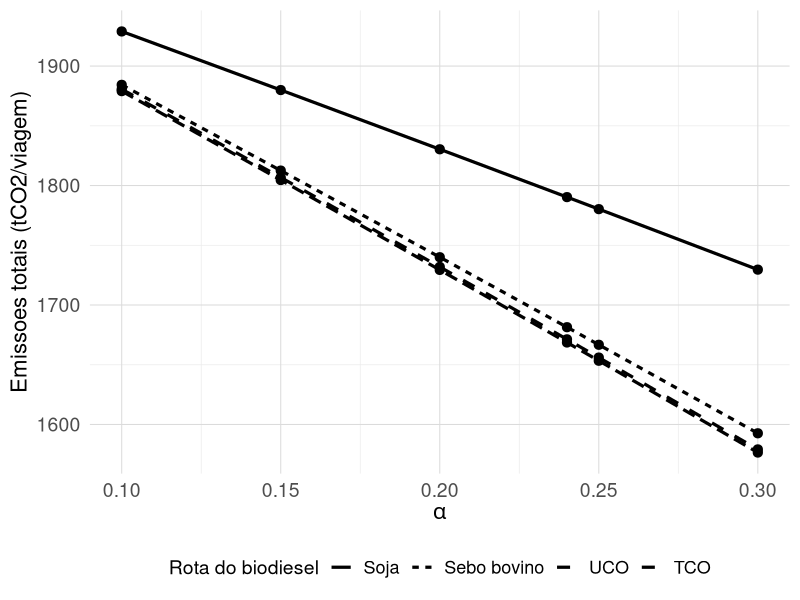
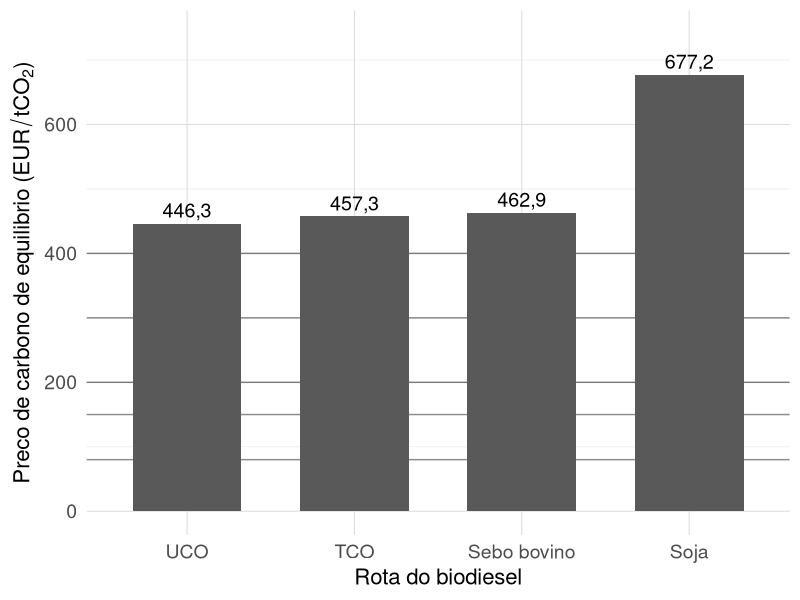
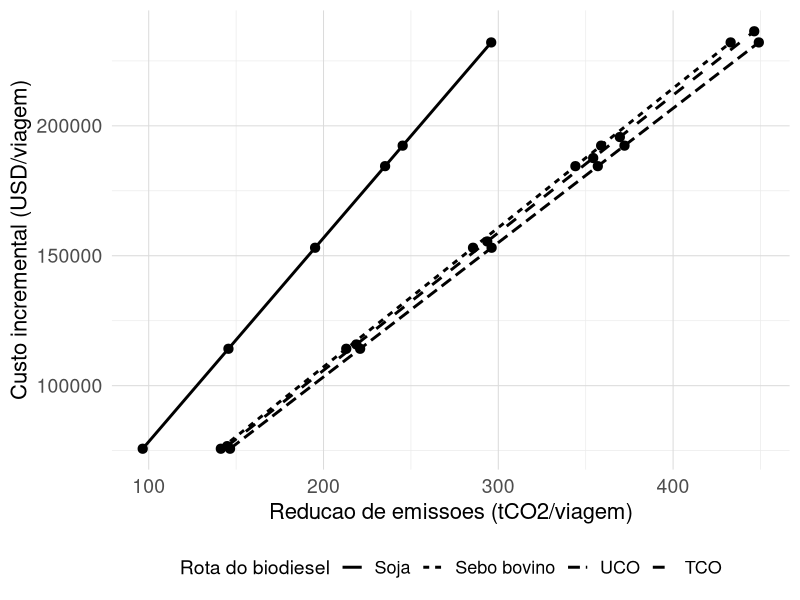
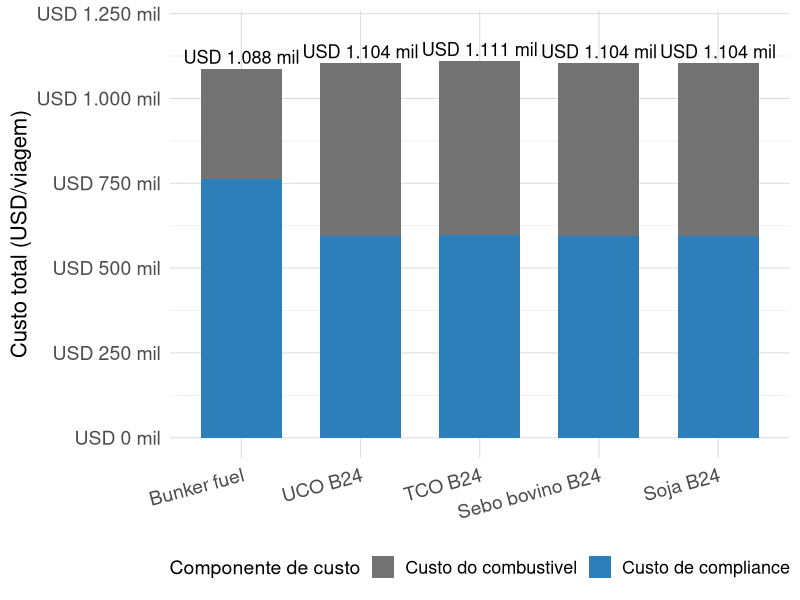
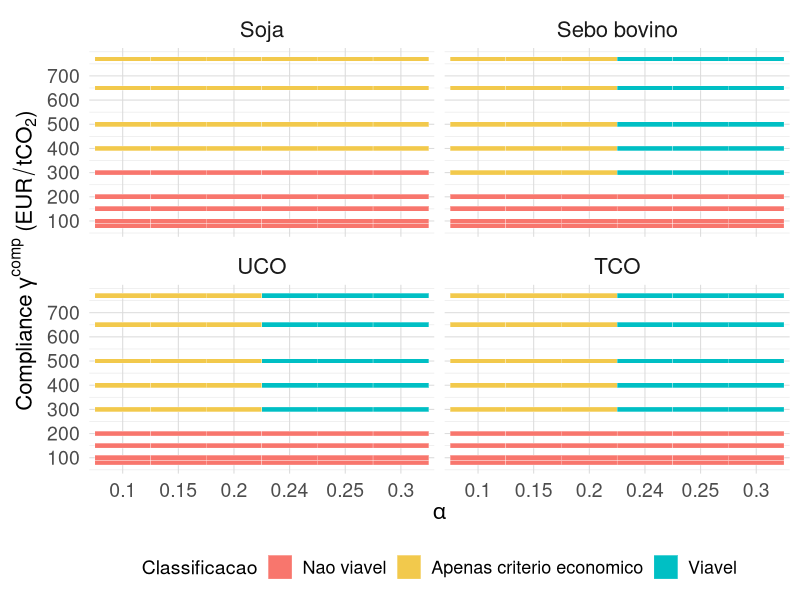
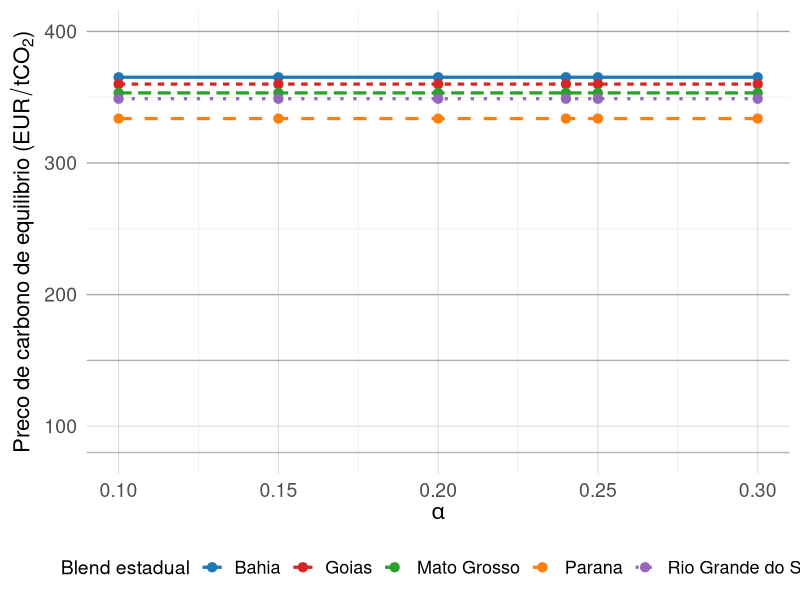
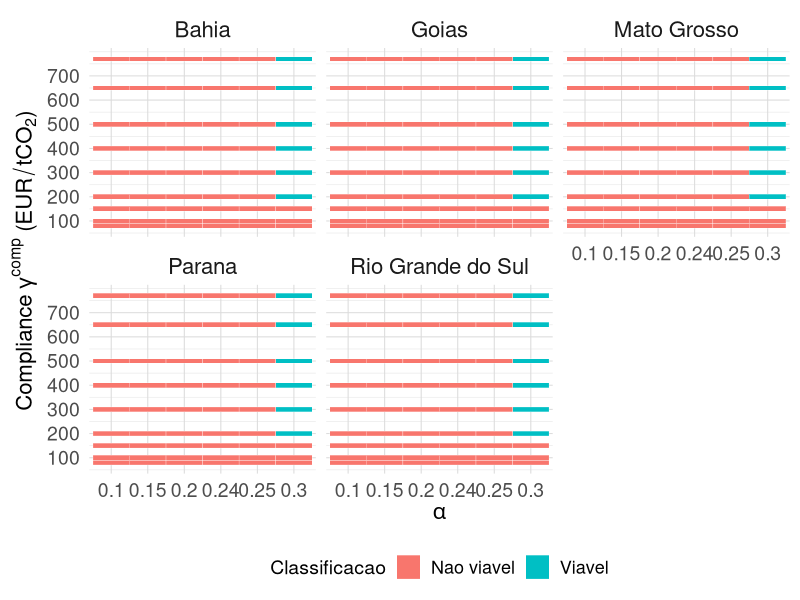

Recreate these plots in R, in order.
suppressPackageStartupMessages({
  library(dplyr)
  library(tidyr)
  library(ggplot2)
  library(readr)
})

dir.create("br", recursive = TRUE, showWarnings = FALSE)

pathway_labels <- c(
  "soja" = "Soja",
  "sebo bovino" = "Sebo bovino",
  "UCO" = "UCO",
  "TCO" = "TCO"
)

pathway_levels <- c("Soja", "Sebo bovino", "UCO", "TCO")
state_levels <- c("Bahia", "Goias", "Mato Grosso", "Parana", "Rio Grande do Sul")

label_state <- function(x) {
  out <- as.character(x)
  out[grepl("^Goi", out)] <- "Goias"
  out[grepl("^Paran", out)] <- "Parana"
  out
}

theme_triton <- function(base_size = 15) {
  theme_minimal(base_size = base_size) +
    theme(
      axis.title = element_text(size = base_size + 1),
      axis.text = element_text(size = base_size - 1),
      legend.title = element_text(size = base_size - 1),
      legend.text = element_text(size = base_size - 2),
      strip.text = element_text(size = base_size + 1),
      panel.grid.minor = element_line(color = "grey92", linewidth = 0.25),
      panel.grid.major = element_line(color = "grey86", linewidth = 0.35),
      legend.position = "bottom"
    )
}

save_plot_br <- function(plot_obj, filename, width = 10, height = 6.5, dpi = 300) {
  ggsave(
    filename = file.path("br", filename),
    plot = plot_obj,
    width = width,
    height = height,
    dpi = dpi,
    bg = "white"
  )
}

format_decimal_br <- function(x, digits = 1) {
  format(round(x, digits), decimal.mark = ",", big.mark = ".", nsmall = digits)
}

format_usd_k_br <- function(x) {
  paste0("USD ", trimws(format(round(x / 1000, 0), big.mark = ".", decimal.mark = ",")), " mil")
}

res_E1 <- read_csv("resultados/tabelas/E1_cenario_base.csv", show_col_types = FALSE)
res_E6 <- read_csv("resultados/tabelas/E6_caminhos_viabilidade.csv", show_col_types = FALSE)
res_E7 <- read_csv("resultados/tabelas/E7_blends_estaduais_base.csv", show_col_types = FALSE)
res_E7_reg <- read_csv("resultados/tabelas/E7_blends_estaduais_regulatorio.csv", show_col_types = FALSE)

res_E1_plot <- res_E1 %>%
  mutate(pathway = factor(recode(rota, !!!pathway_labels), levels = pathway_levels))

g1 <- ggplot(res_E1_plot, aes(x = alpha, y = G_t, group = pathway, linetype = pathway)) +
  geom_line(linewidth = 1.1) +
  geom_point(size = 2.8) +
  labs(
    x = expression(alpha),
    y = "Emissoes totais (tCO2/viagem)",
    linetype = "Rota do biodiesel"
  ) +
  theme_triton()

save_plot_br(g1, "grafico_01_emissoes_vs_alpha.png")

break_even_E1 <- res_E1_plot %>%
  group_by(pathway) %>%
  summarise(break_even_EUR_tCO2 = first(break_even_EUR_tCO2), .groups = "drop")

policy_lines <- tibble(y = c(80, 150, 200, 300, 400))

g3b <- ggplot(
  break_even_E1,
  aes(x = reorder(pathway, break_even_EUR_tCO2), y = break_even_EUR_tCO2)
) +
  geom_hline(data = policy_lines, aes(yintercept = y), linewidth = 0.5, alpha = 0.45) +
  geom_col(width = 0.65, fill = "grey35") +
  geom_text(
    aes(label = format_decimal_br(break_even_EUR_tCO2, 1)),
    vjust = -0.4,
    size = 5.0
  ) +
  labs(
    x = "Rota do biodiesel",
    y = expression("Preco de carbono de equilibrio " * "(" * EUR/tCO[2] * ")")
  ) +
  coord_cartesian(ylim = c(0, 740)) +
  theme_triton()

save_plot_br(g3b, "grafico_03b_break_even_vs_alpha.png")

g4 <- ggplot(res_E1_plot, aes(x = Delta_G_t, y = Delta_C_USD, linetype = pathway)) +
  geom_point(size = 2.8) +
  geom_path(linewidth = 1.0) +
  labs(
    x = "Reducao de emissoes (tCO2/viagem)",
    y = "Custo incremental (USD/viagem)",
    linetype = "Rota do biodiesel"
  ) +
  theme_triton()

save_plot_br(g4, "grafico_04_tradeoff_deltaG_deltaC.png")

cost_compare <- res_E6 %>%
  filter(gamma_comp_signal_eur == 650, abs(alpha - 0.24) < 1e-9) %>%
  mutate(pathway = factor(recode(rota, !!!pathway_labels), levels = pathway_levels))

cost_compare_bunker <- cost_compare %>%
  slice(1) %>%
  transmute(
    scenario = "Bunker fuel",
    `Custo do combustivel` = C0_fuel_USD,
    `Custo de compliance` = C0_comp_USD
  )

cost_compare_biobunker <- cost_compare %>%
  transmute(
    scenario = paste(pathway, "B24"),
    `Custo do combustivel` = C_fuel_USD,
    `Custo de compliance` = C_comp_USD
  )

cost_compare_plot <- bind_rows(cost_compare_bunker, cost_compare_biobunker) %>%
  mutate(
    scenario = factor(
      scenario,
      levels = c("Bunker fuel", "UCO B24", "TCO B24", "Sebo bovino B24", "Soja B24")
    )
  ) %>%
  pivot_longer(
    cols = c(`Custo do combustivel`, `Custo de compliance`),
    names_to = "component",
    values_to = "custo_usd"
  ) %>%
  mutate(component = factor(component, levels = c("Custo do combustivel", "Custo de compliance")))

total_labels_g6 <- cost_compare_plot %>%
  group_by(scenario) %>%
  summarise(custo_total = sum(custo_usd), .groups = "drop") %>%
  mutate(label = format_usd_k_br(custo_total))

g6 <- ggplot(cost_compare_plot, aes(x = scenario, y = custo_usd, fill = component)) +
  geom_col(width = 0.68) +
  geom_text(
    data = total_labels_g6,
    aes(x = scenario, y = custo_total, label = label),
    inherit.aes = FALSE,
    vjust = -0.35,
    size = 4.6
  ) +
  scale_fill_manual(values = c("Custo do combustivel" = "grey45", "Custo de compliance" = "#2C7FB8")) +
  scale_y_continuous(labels = format_usd_k_br) +
  labs(
    x = NULL,
    y = "Custo total (USD/viagem)",
    fill = "Componente de custo"
  ) +
  coord_cartesian(ylim = c(0, max(total_labels_g6$custo_total) * 1.08)) +
  theme_triton() +
  theme(axis.text.x = element_text(angle = 15, hjust = 1))

save_plot_br(g6, "grafico_06_decomposicao_custo.png", width = 10.5)

frontier_E6 <- res_E6 %>%
  mutate(
    pathway = factor(recode(rota, !!!pathway_labels), levels = pathway_levels),
    alpha_f = factor(alpha),
    economic_ok = !is.na(MAC_EUR_tCO2) & MAC_EUR_tCO2 <= gamma_ref_signal_eur,
    env_ok = G_t <= (1 - delta_ref) * G0_t,
    status_viabilidade = case_when(
      V == 1 ~ "Viavel",
      economic_ok & !env_ok ~ "Apenas criterio economico",
      TRUE ~ "Nao viavel"
    ),
    status_viabilidade = factor(
      status_viabilidade,
      levels = c("Nao viavel", "Apenas criterio economico", "Viavel")
    )
  )

g7 <- ggplot(frontier_E6, aes(x = alpha_f, y = gamma_comp_signal_eur, fill = status_viabilidade)) +
  geom_tile(color = "white") +
  facet_wrap(~ pathway) +
  scale_y_continuous(breaks = seq(0, 700, by = 100)) +
  scale_fill_manual(values = c(
    "Nao viavel" = "#F8766D",
    "Apenas criterio economico" = "#F2C94C",
    "Viavel" = "#00BFC4"
  )) +
  labs(
    x = expression(alpha),
    y = expression("Compliance " * gamma^{comp} * " (" * EUR/tCO[2] * ")"),
    fill = "Classificacao"
  ) +
  theme_triton()

save_plot_br(g7, "grafico_07_fronteira_viabilidade.png", width = 10.5, height = 7)

g9_data <- res_E7 %>%
  mutate(state = factor(label_state(rota), levels = state_levels))

cores_estados <- c(
  "Bahia" = "#1f77b4",
  "Goias" = "#d62728",
  "Mato Grosso" = "#2ca02c",
  "Parana" = "#ff7f0e",
  "Rio Grande do Sul" = "#9467bd"
)

g9 <- ggplot(
  g9_data,
  aes(x = alpha, y = break_even_EUR_tCO2, group = state, color = state, linetype = state)
) +
  geom_hline(data = policy_lines, aes(yintercept = y), linewidth = 0.5, alpha = 0.45, color = "grey40") +
  geom_line(linewidth = 1.1) +
  geom_point(size = 2.8) +
  scale_color_manual(values = cores_estados) +
  labs(
    x = expression(alpha),
    y = expression("Preco de carbono de equilibrio " * "(" * EUR/tCO[2] * ")"),
    color = "Blend estadual",
    linetype = "Blend estadual"
  ) +
  theme_triton()

save_plot_br(g9, "grafico_09_break_even_estados.png", width = 10.5)

frontier_E7 <- res_E7_reg %>%
  mutate(
    state = factor(label_state(rota), levels = state_levels),
    alpha_f = factor(alpha)
  )

g10 <- ggplot(frontier_E7, aes(x = alpha_f, y = gamma_comp_signal_eur, fill = factor(V))) +
  geom_tile(color = "white") +
  facet_wrap(~ state) +
  scale_y_continuous(breaks = seq(0, 700, by = 100)) +
  scale_fill_manual(
    values = c("0" = "#F8766D", "1" = "#00BFC4"),
    labels = c("0" = "Nao viavel", "1" = "Viavel")
  ) +
  labs(
    x = expression(alpha),
    y = expression("Compliance " * gamma^{comp} * " (" * EUR/tCO[2] * ")"),
    fill = "Classificacao"
  ) +
  theme_triton()

save_plot_br(g10, "grafico_10_fronteira_viabilidade_estados.png", width = 10.5, height = 7)
